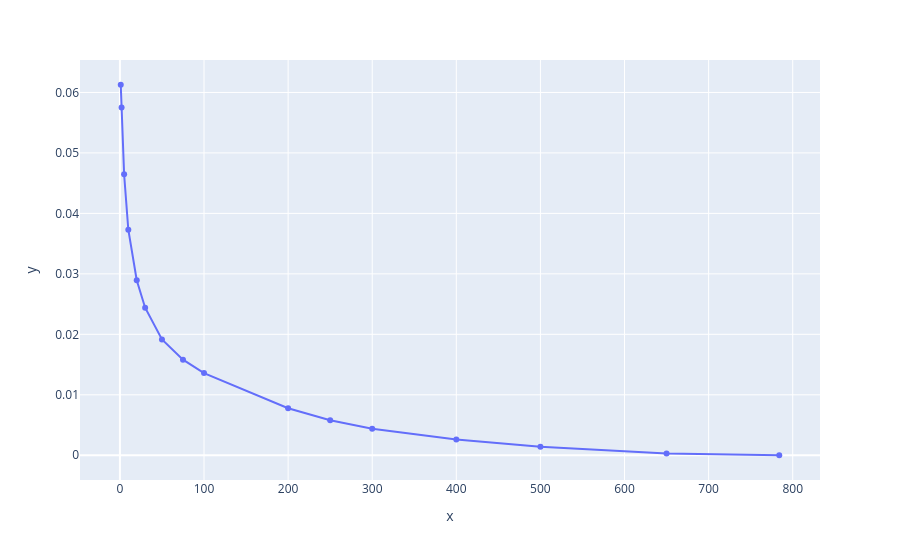

Notebook code for this chart:
### Code cell
fig = px.line(x=num_components_vec,y=reconst_error,markers = True,log_x=False,log_y=False)
fig.show()

### Figure 1 — Plotly figure (JSON) as saved in the notebook; plotly's stock layout.template omitted (floating-point values rounded to 4 significant figures)
{"data": [{"hovertemplate": "x=%{x}<br>y=%{y}<extra></extra>", "legendgroup": "", "line": {"color": "#636efa", "dash": "solid"}, "marker": {"symbol": "circle"}, "mode": "lines+markers", "name": "", "orientation": "v", "showlegend": false, "type": "scatter", "x": [1, 2, 5, 10, 20, 30, 50, 75, 100, 200, 250, 300, 400, 500, 650, 784], "xaxis": "x", "y": [0.06128, 0.05753, 0.04647, 0.0373, 0.02895, 0.0244, 0.01914, 0.0158, 0.01358, 0.007782, 0.005783, 0.00438, 0.002616, 0.001386, 0.0002708, 1.52e-14], "yaxis": "y"}], "layout": {"legend": {"tracegroupgap": 0}, "margin": {"t": 60}, "xaxis": {"anchor": "y", "domain": [0, 1], "title": {"text": "x"}}, "yaxis": {"anchor": "x", "domain": [0, 1], "title": {"text": "y"}}}}
